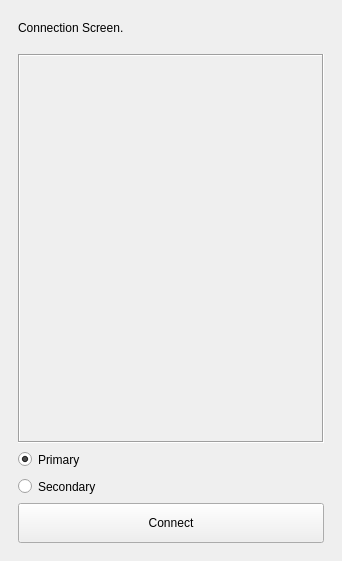
<?xml version="1.0" encoding="UTF-8"?>
<ui version="4.0">
 <class>MainWindow</class>
 <widget class="QMainWindow" name="MainWindow">
  <property name="geometry">
   <rect>
    <x>0</x>
    <y>0</y>
    <width>342</width>
    <height>561</height>
   </rect>
  </property>
  <property name="sizePolicy">
   <sizepolicy hsizetype="Expanding" vsizetype="Expanding">
    <horstretch>0</horstretch>
    <verstretch>0</verstretch>
   </sizepolicy>
  </property>
  <property name="minimumSize">
   <size>
    <width>342</width>
    <height>561</height>
   </size>
  </property>
  <property name="windowTitle">
   <string>SPAI: WASAN</string>
  </property>
  <widget class="QWidget" name="centralwidget">
   <property name="sizePolicy">
    <sizepolicy hsizetype="Expanding" vsizetype="Expanding">
     <horstretch>0</horstretch>
     <verstretch>0</verstretch>
    </sizepolicy>
   </property>
   <property name="minimumSize">
    <size>
     <width>0</width>
     <height>0</height>
    </size>
   </property>
   <property name="sizeIncrement">
    <size>
     <width>0</width>
     <height>0</height>
    </size>
   </property>
   <layout class="QVBoxLayout" name="verticalLayout_3">
    <item>
     <widget class="QStackedWidget" name="stackedWidget">
      <property name="sizePolicy">
       <sizepolicy hsizetype="Expanding" vsizetype="Expanding">
        <horstretch>0</horstretch>
        <verstretch>0</verstretch>
       </sizepolicy>
      </property>
      <property name="minimumSize">
       <size>
        <width>324</width>
        <height>0</height>
       </size>
      </property>
      <property name="focusPolicy">
       <enum>Qt::NoFocus</enum>
      </property>
      <property name="currentIndex">
       <number>2</number>
      </property>
      <widget class="QWidget" name="pagePrimary">
       <property name="sizePolicy">
        <sizepolicy hsizetype="Expanding" vsizetype="Expanding">
         <horstretch>0</horstretch>
         <verstretch>0</verstretch>
        </sizepolicy>
       </property>
       <property name="minimumSize">
        <size>
         <width>324</width>
         <height>0</height>
        </size>
       </property>
       <layout class="QVBoxLayout" name="verticalLayout">
        <item>
         <layout class="QVBoxLayout" name="verticalLayout_5">
          <property name="sizeConstraint">
           <enum>QLayout::SetDefaultConstraint</enum>
          </property>
          <item>
           <layout class="QHBoxLayout" name="horizontalLayout_3">
            <item>
             <widget class="QLabel" name="labelPrimary">
              <property name="sizePolicy">
               <sizepolicy hsizetype="Expanding" vsizetype="Fixed">
                <horstretch>0</horstretch>
                <verstretch>0</verstretch>
               </sizepolicy>
              </property>
              <property name="minimumSize">
               <size>
                <width>306</width>
                <height>15</height>
               </size>
              </property>
              <property name="text">
               <string>Primary Device Screen</string>
              </property>
             </widget>
            </item>
            <item>
             <widget class="QPushButton" name="serverBackButton">
              <property name="text">
               <string>Back</string>
              </property>
             </widget>
            </item>
           </layout>
          </item>
          <item>
           <spacer name="verticalSpacer">
            <property name="orientation">
             <enum>Qt::Vertical</enum>
            </property>
            <property name="sizeType">
             <enum>QSizePolicy::Fixed</enum>
            </property>
            <property name="sizeHint" stdset="0">
             <size>
              <width>20</width>
              <height>5</height>
             </size>
            </property>
           </spacer>
          </item>
          <item>
           <layout class="QHBoxLayout" name="horizontalLayout"/>
          </item>
          <item>
           <widget class="QComboBox" name="comboBox">
            <property name="currentText">
             <string/>
            </property>
           </widget>
          </item>
          <item>
           <widget class="QListWidget" name="listWidget">
            <property name="sizePolicy">
             <sizepolicy hsizetype="Expanding" vsizetype="Expanding">
              <horstretch>0</horstretch>
              <verstretch>0</verstretch>
             </sizepolicy>
            </property>
            <property name="minimumSize">
             <size>
              <width>306</width>
              <height>432</height>
             </size>
            </property>
            <property name="sizeAdjustPolicy">
             <enum>QAbstractScrollArea::AdjustToContents</enum>
            </property>
           </widget>
          </item>
          <item>
           <layout class="QHBoxLayout" name="horizontalLayout_2">
            <item>
             <widget class="QLabel" name="label_5">
              <property name="sizePolicy">
               <sizepolicy hsizetype="Fixed" vsizetype="Fixed">
                <horstretch>0</horstretch>
                <verstretch>0</verstretch>
               </sizepolicy>
              </property>
              <property name="text">
               <string>Client(s):</string>
              </property>
             </widget>
            </item>
            <item alignment="Qt::AlignLeft">
             <widget class="QLabel" name="numClientsLabel">
              <property name="text">
               <string>0</string>
              </property>
             </widget>
            </item>
           </layout>
          </item>
         </layout>
        </item>
       </layout>
      </widget>
      <widget class="QWidget" name="pageSecondary">
       <property name="sizePolicy">
        <sizepolicy hsizetype="Expanding" vsizetype="Expanding">
         <horstretch>0</horstretch>
         <verstretch>0</verstretch>
        </sizepolicy>
       </property>
       <property name="minimumSize">
        <size>
         <width>324</width>
         <height>0</height>
        </size>
       </property>
       <layout class="QVBoxLayout" name="verticalLayout_2">
        <item>
         <layout class="QVBoxLayout" name="verticalLayout_6">
          <property name="sizeConstraint">
           <enum>QLayout::SetDefaultConstraint</enum>
          </property>
          <item>
           <layout class="QHBoxLayout" name="horizontalLayout_4">
            <item>
             <widget class="QLabel" name="labelSecondary">
              <property name="sizePolicy">
               <sizepolicy hsizetype="Minimum" vsizetype="Fixed">
                <horstretch>0</horstretch>
                <verstretch>0</verstretch>
               </sizepolicy>
              </property>
              <property name="minimumSize">
               <size>
                <width>306</width>
                <height>15</height>
               </size>
              </property>
              <property name="text">
               <string>Secondary Device Screen</string>
              </property>
             </widget>
            </item>
            <item>
             <widget class="QPushButton" name="clientBackButton">
              <property name="text">
               <string>Back</string>
              </property>
             </widget>
            </item>
           </layout>
          </item>
          <item>
           <spacer name="verticalSpacer_2">
            <property name="orientation">
             <enum>Qt::Vertical</enum>
            </property>
            <property name="sizeHint" stdset="0">
             <size>
              <width>20</width>
              <height>40</height>
             </size>
            </property>
           </spacer>
          </item>
          <item>
           <widget class="QPushButton" name="speakButton">
            <property name="sizePolicy">
             <sizepolicy hsizetype="Minimum" vsizetype="Fixed">
              <horstretch>0</horstretch>
              <verstretch>0</verstretch>
             </sizepolicy>
            </property>
            <property name="minimumSize">
             <size>
              <width>300</width>
              <height>150</height>
             </size>
            </property>
            <property name="text">
             <string>Click to speak</string>
            </property>
           </widget>
          </item>
          <item>
           <spacer name="verticalSpacer_3">
            <property name="orientation">
             <enum>Qt::Vertical</enum>
            </property>
            <property name="sizeHint" stdset="0">
             <size>
              <width>20</width>
              <height>40</height>
             </size>
            </property>
           </spacer>
          </item>
         </layout>
        </item>
       </layout>
      </widget>
      <widget class="QWidget" name="pageConnection">
       <property name="sizePolicy">
        <sizepolicy hsizetype="Expanding" vsizetype="Expanding">
         <horstretch>0</horstretch>
         <verstretch>0</verstretch>
        </sizepolicy>
       </property>
       <property name="minimumSize">
        <size>
         <width>324</width>
         <height>0</height>
        </size>
       </property>
       <layout class="QVBoxLayout" name="verticalLayout_4">
        <item>
         <layout class="QVBoxLayout" name="verticalLayout_7">
          <property name="sizeConstraint">
           <enum>QLayout::SetDefaultConstraint</enum>
          </property>
          <item>
           <widget class="QLabel" name="labelConnection">
            <property name="sizePolicy">
             <sizepolicy hsizetype="Fixed" vsizetype="Fixed">
              <horstretch>0</horstretch>
              <verstretch>0</verstretch>
             </sizepolicy>
            </property>
            <property name="minimumSize">
             <size>
              <width>306</width>
              <height>20</height>
             </size>
            </property>
            <property name="text">
             <string>Connection Screen.</string>
            </property>
           </widget>
          </item>
          <item>
           <spacer name="verticalSpacer_4">
            <property name="orientation">
             <enum>Qt::Vertical</enum>
            </property>
            <property name="sizeType">
             <enum>QSizePolicy::Fixed</enum>
            </property>
            <property name="sizeHint" stdset="0">
             <size>
              <width>20</width>
              <height>10</height>
             </size>
            </property>
           </spacer>
          </item>
          <item>
           <widget class="QLabel" name="labelNotification">
            <property name="sizePolicy">
             <sizepolicy hsizetype="Minimum" vsizetype="Minimum">
              <horstretch>0</horstretch>
              <verstretch>0</verstretch>
             </sizepolicy>
            </property>
            <property name="minimumSize">
             <size>
              <width>300</width>
              <height>320</height>
             </size>
            </property>
            <property name="frameShape">
             <enum>QFrame::Box</enum>
            </property>
            <property name="frameShadow">
             <enum>QFrame::Sunken</enum>
            </property>
            <property name="lineWidth">
             <number>1</number>
            </property>
            <property name="text">
             <string/>
            </property>
            <property name="scaledContents">
             <bool>true</bool>
            </property>
            <property name="alignment">
             <set>Qt::AlignLeading|Qt::AlignLeft|Qt::AlignVCenter</set>
            </property>
            <property name="wordWrap">
             <bool>true</bool>
            </property>
           </widget>
          </item>
          <item>
           <widget class="QRadioButton" name="serverButton">
            <property name="sizePolicy">
             <sizepolicy hsizetype="Minimum" vsizetype="Fixed">
              <horstretch>0</horstretch>
              <verstretch>0</verstretch>
             </sizepolicy>
            </property>
            <property name="minimumSize">
             <size>
              <width>306</width>
              <height>21</height>
             </size>
            </property>
            <property name="text">
             <string>Primary</string>
            </property>
            <property name="checked">
             <bool>true</bool>
            </property>
           </widget>
          </item>
          <item>
           <widget class="QRadioButton" name="clientButton">
            <property name="sizePolicy">
             <sizepolicy hsizetype="Minimum" vsizetype="Fixed">
              <horstretch>0</horstretch>
              <verstretch>0</verstretch>
             </sizepolicy>
            </property>
            <property name="minimumSize">
             <size>
              <width>306</width>
              <height>21</height>
             </size>
            </property>
            <property name="text">
             <string>Secondary</string>
            </property>
           </widget>
          </item>
          <item>
           <widget class="QPushButton" name="connectButton">
            <property name="sizePolicy">
             <sizepolicy hsizetype="Minimum" vsizetype="Fixed">
              <horstretch>0</horstretch>
              <verstretch>0</verstretch>
             </sizepolicy>
            </property>
            <property name="minimumSize">
             <size>
              <width>300</width>
              <height>40</height>
             </size>
            </property>
            <property name="text">
             <string>Connect</string>
            </property>
           </widget>
          </item>
         </layout>
        </item>
       </layout>
      </widget>
      <widget class="QWidget" name="page">
       <layout class="QVBoxLayout" name="verticalLayout_9">
        <item>
         <layout class="QVBoxLayout" name="verticalLayout_10">
          <item>
           <layout class="QFormLayout" name="formLayout">
            <property name="formAlignment">
             <set>Qt::AlignCenter</set>
            </property>
            <item row="2" column="0">
             <widget class="QLabel" name="label">
              <property name="sizePolicy">
               <sizepolicy hsizetype="Preferred" vsizetype="Fixed">
                <horstretch>0</horstretch>
                <verstretch>0</verstretch>
               </sizepolicy>
              </property>
              <property name="text">
               <string>IP:</string>
              </property>
             </widget>
            </item>
            <item row="3" column="0">
             <widget class="QLabel" name="label_2">
              <property name="sizePolicy">
               <sizepolicy hsizetype="Minimum" vsizetype="Fixed">
                <horstretch>0</horstretch>
                <verstretch>0</verstretch>
               </sizepolicy>
              </property>
              <property name="text">
               <string>Port:</string>
              </property>
             </widget>
            </item>
            <item row="2" column="1">
             <widget class="QLineEdit" name="ipInputBox"/>
            </item>
            <item row="3" column="1">
             <widget class="QLineEdit" name="portInputBox"/>
            </item>
            <item row="4" column="1">
             <widget class="QDialogButtonBox" name="buttonBox">
              <property name="standardButtons">
               <set>QDialogButtonBox::Cancel|QDialogButtonBox::Ok</set>
              </property>
             </widget>
            </item>
            <item row="0" column="1">
             <widget class="QLabel" name="label_3">
              <property name="text">
               <string>Enter the information of the server</string>
              </property>
             </widget>
            </item>
            <item row="1" column="1">
             <spacer name="verticalSpacer_5">
              <property name="orientation">
               <enum>Qt::Vertical</enum>
              </property>
              <property name="sizeType">
               <enum>QSizePolicy::Fixed</enum>
              </property>
              <property name="sizeHint" stdset="0">
               <size>
                <width>20</width>
                <height>5</height>
               </size>
              </property>
             </spacer>
            </item>
           </layout>
          </item>
         </layout>
        </item>
       </layout>
      </widget>
     </widget>
    </item>
   </layout>
  </widget>
 </widget>
 <resources/>
 <connections/>
 <slots>
  <slot>confirmChoice()</slot>
  <slot>setPrimary()</slot>
 </slots>
</ui>
